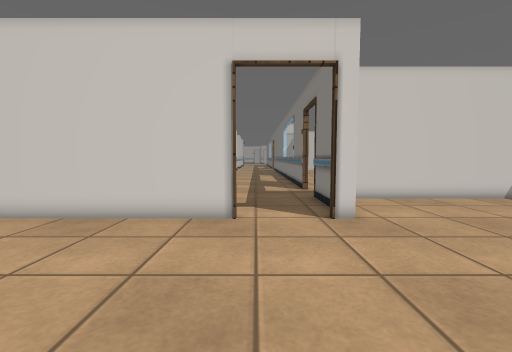
view 1 (above)

17 first-person views from a walk through a robot-simulator world made for Gazebo. The camera is 0.94 m above the floor, tilts 4° down and sees 90° across. The floor is counted in squares, 0.5 m on a side. Each view is taken from the middle of a square. On the plan, view 1 faces up. The plan holds only what a view shows up to about 15 squares ahead; the rest is blank. The place goes on beyond the plan. Some surface patterns are stand-ins.

view 2
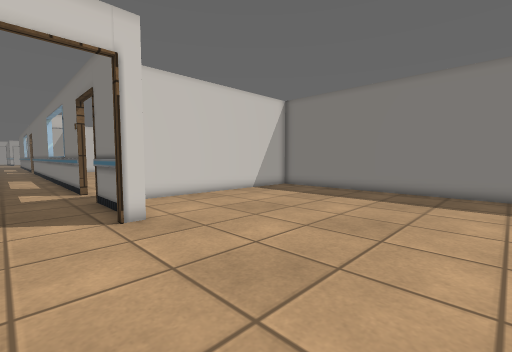

view 3
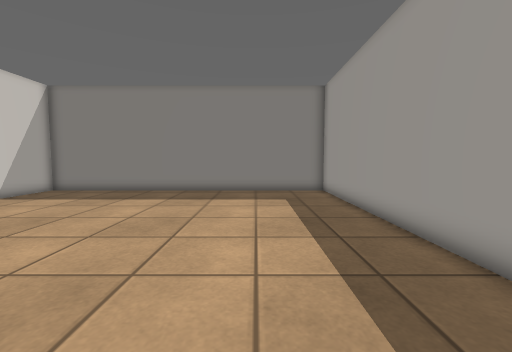

view 4
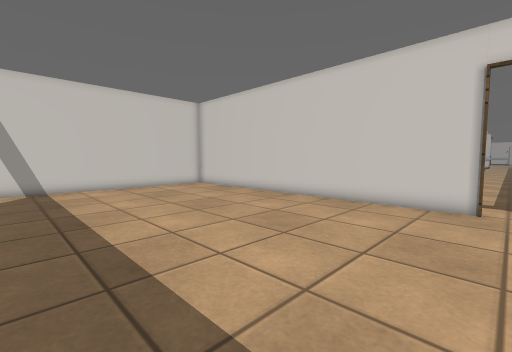

view 5
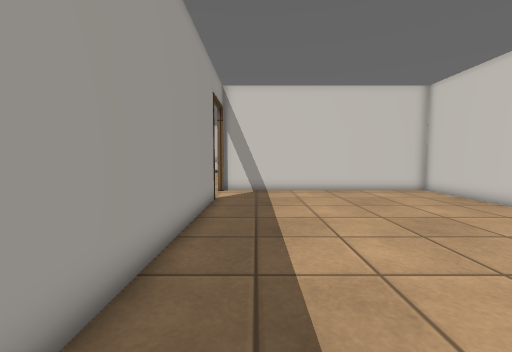

view 6
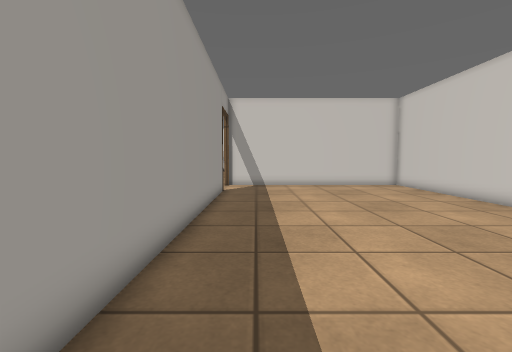

view 7
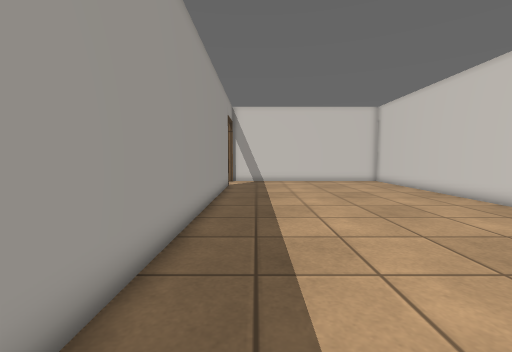

view 8
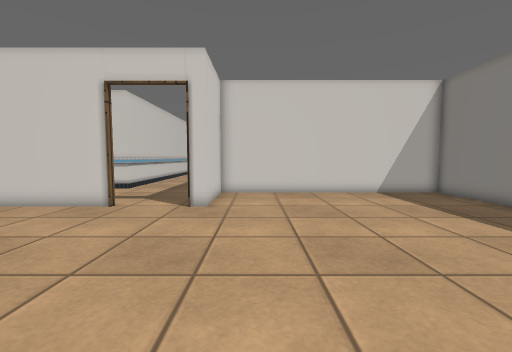

view 9
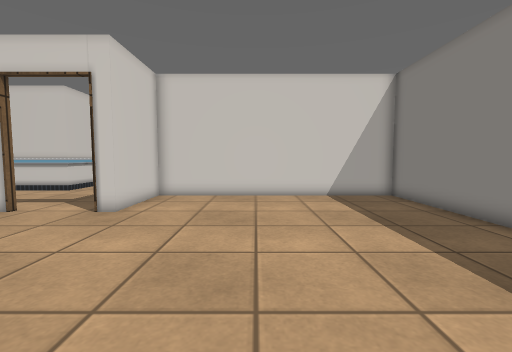

view 10
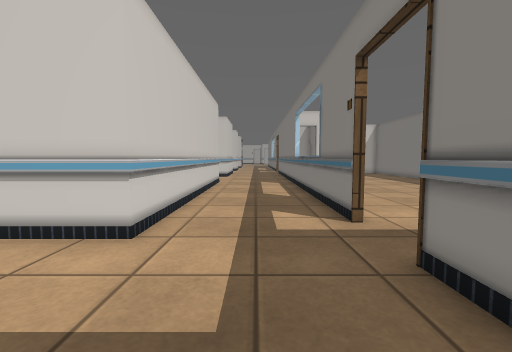

view 11
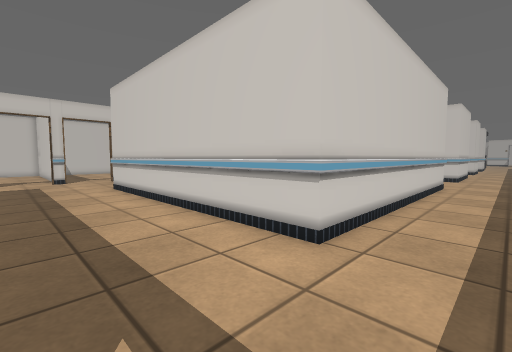

view 12
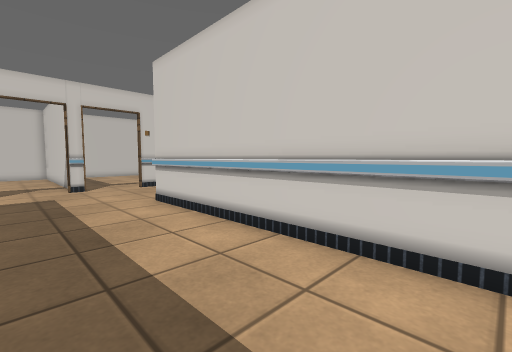

view 13
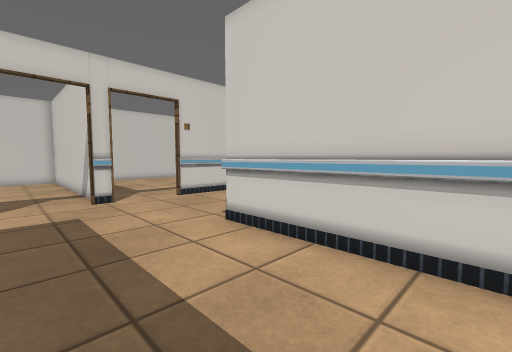

view 14
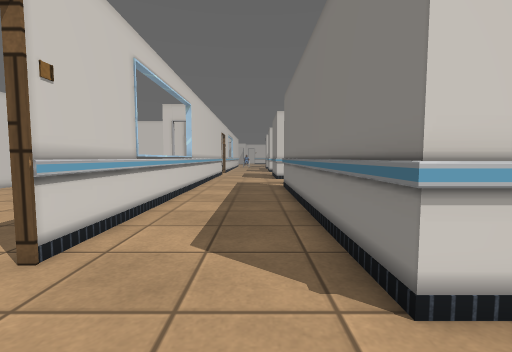

view 15
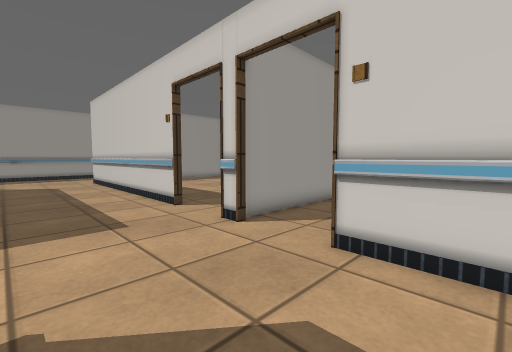

view 16
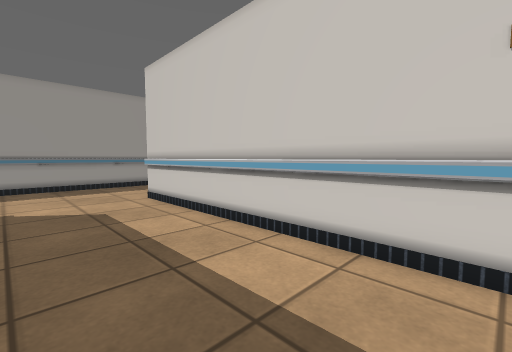

view 17
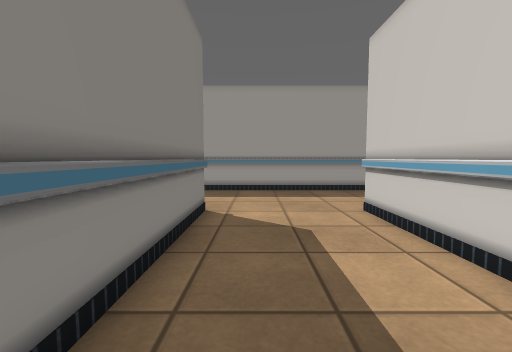

### Floor plan
Points are (right, up) in squares from view 1. A wall is a line through its corners. A room is listed if a view was taken in it or the views show most of it. See-through windows are left out.
Room 1 (views 1, 2, 3, 4, 5, 6, 7, 8, 9)
walls: (-0.6, 7.9) (-16.9, 7.9) (-16.9, -3.9); (3.7, -3.9) (14.9, -3.9) (14.9, 11.9) (3.1, 11.9) (3.1, 7.9) (2.4, 7.9); (-13.6, -3.9) (2.2, -3.9); (-16.6, -3.8) (-16.6, -4.2)
ways out: opening at (1, 8) to room 2; opening at (-15, -4)
Room 2 (views 10, 11, 12, 13, 14, 15, 16, 17)
walls: (-22.9, 12.4) (-22.9, 11.6) (-23.2, 11.6); (-23.2, 8.6) (-22.9, 8.6) (-22.9, -4.3); (-0.6, 8.2) (-0.6, 7.9); (-17.1, -4.3) (-17.1, 3.4); (2.4, 7.9) (2.4, 8.2); (2.9, 9.4) (2.9, 12.4); (-22.9, 23.5) (-22.9, 15.4); (2.9, 15.4) (2.9, 22.4); (-2.9, 23.5) (-2.9, 13.9) (-17.1, 13.9) (-17.1, 23.5); (-23.5, -9.9) (-15.9, -9.9)
low walls: (2.9, 22.5) (2.9, 23)
ways out: opening at (1, 8) to room 1; opening at (-23, -7); opening at (-23, 10); opening at (-23, 14); opening at (-17, -7); opening at (3, 14)

Positions as (right, up) in squares from view 1, and headings:
1: (0, 0), facing up
2: (0, 0), facing up-right
3: (0, 0), facing right
4: (0, -3), facing up-left
5: (-2, -2), facing left
6: (1, -2), facing left
7: (4, -2), facing left
8: (5, -2), facing up
9: (8, -1), facing up
10: (0, 8), facing up
11: (0, 9), facing up-left
12: (-6, 9), facing up-left
13: (-11, 9), facing up-left
14: (-19, 11), facing up
15: (-18, 18), facing down-left
16: (-18, 8), facing down-left
17: (-19, 5), facing down
